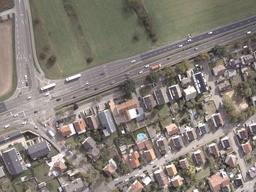
#> input picture pic/cross_2.jpg, 256 x 192 px, shrunk from 1920 x 1440 before the run
$ python difference-pic.py
#> lines starting #> are read from the running program, lines starting #| are printed output that depends on the picture
import cv2 as cv
import numpy as np


def rgb_dis(img_1, img_2, u, v, center_boundary_dist):
    # print(u, v)
    max_size = img_1.shape
    u_min = u - center_boundary_dist
    u_max = u + center_boundary_dist
    v_min = v - center_boundary_dist
    v_max = v + center_boundary_dist
    if v_min < 0:
        u_min = 0
    if v_max >= max_size[0]:
        v_max = max_size[0]-1
    if u_min < 0:
        u_min = 0
    if u_max >= max_size[1]:
        u_max = max_size[1]-1
    array_img_1 = np.int32(img_1)
    array_img_2 = np.int32(img_2)
    sum_b_1 = np.sum(array_img_1[v_min:v_max + 1, u_min:u_max + 1, 0])
    sum_b_2 = np.sum(array_img_2[v_min:v_max + 1, u_min:u_max + 1, 0])
    sum_g_1 = np.sum(array_img_1[v_min:v_max + 1, u_min:u_max + 1, 1])
    sum_g_2 = np.sum(array_img_2[v_min:v_max + 1, u_min:u_max + 1, 1])
    sum_r_1 = np.sum(array_img_1[v_min:v_max + 1, u_min:u_max + 1, 2])
    sum_r_2 = np.sum(array_img_2[v_min:v_max + 1, u_min:u_max + 1, 2])
    diff_b = float(sum_b_1 - sum_b_2) / ((u_max - u_min + 1) * (v_max - v_min + 1))
    diff_g = float(sum_g_1 - sum_g_2) / ((u_max - u_min + 1) * (v_max - v_min + 1))
    diff_r = float(sum_r_1 - sum_r_2) / ((u_max - u_min + 1) * (v_max - v_min + 1))
    # diff_b = int(img_1[v][u][0]) - int(img_2[v][u][0])
    # diff_g = int(img_1[v][u][1]) - int(img_2[v][u][1])
    # diff_r = int(img_1[v][u][2]) - int(img_2[v][u][2])
    temp = (diff_b**2 + diff_g**2 + diff_r**2) / 3
    result = np.sqrt(temp)

    return result


if __name__ == '__main__':
    pic_base = cv.imread('../pic/cross_2.jpg')
#> pic_base is the input picture: shape (192, 256, 3); mean B, G, R 117.8, 125.9, 133.2
    pic_warp = cv.imread('../pic/image/RANSAC_warped/cross_1.jpg')
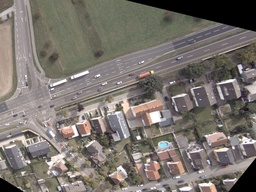
#> input picture pic/image/RANSAC_warped/cross_1.jpg, 256 x 192 px, shrunk from 1920 x 1440 before the run
#> pic_warp is the input picture: shape (192, 256, 3); mean B, G, R 109.5, 115.5, 121.9
    pic_base_pyr = []
    pic_warp_pyr = []
    pic_diff_pyr = []
    times = 3
    tmp_pic_base = pic_base.copy()
    tmp_pic_warp = pic_warp.copy()
    tmp_pic_diff = pic_base.copy()
    for i in range(times):
        # tmp_pic_1 = cv.pyrDown(tmp_pic_1)
        # tmp_pic_2 = cv.pyrDown(tmp_pic_2)
        pic_base_pyr.append(tmp_pic_base)
        pic_warp_pyr.append(tmp_pic_warp)
        size_pic = tmp_pic_base.shape
        u_max = size_pic[1]
        v_max = size_pic[0]
        cen_bon_dist = 8
        for j in range(0, v_max, cen_bon_dist + 1):
            for k in range(0, u_max, cen_bon_dist + 1):
                # print(j, k)
                dist = rgb_dis(pic_warp_pyr[i], pic_base_pyr[i], k, j, cen_bon_dist)
                dist = np.int32(np.round(dist))
                # print(dist)
                j_min = j - cen_bon_dist
                j_max = j + cen_bon_dist
                k_min = k - cen_bon_dist
                k_max = k + cen_bon_dist
                if j_min < 0:
                    j_min = 0
                if k_min < 0:
                    k_min = 0
                if j_max >= v_max:
                    j_max = v_max - 1
                if k_max >= u_max:
                    k_max = u_max - 1
                tmp_pic_diff[j_min:j_max+1, k_min:k_max+1] = (dist, dist, dist)
        pic_diff_pyr.append(tmp_pic_diff)

        tmp_pic_base = cv.pyrDown(tmp_pic_base)
        tmp_pic_warp = cv.pyrDown(tmp_pic_warp)
        tmp_pic_diff = cv.pyrDown(tmp_pic_diff)
        cv.imshow('pic_1' + str(i), pic_diff_pyr[i])
        cv.imwrite('../pic/image/difference_pic/center_at_cross_8pix_pyr_' + str(i) + '.jpg', pic_diff_pyr[i])
#> this loop made 3 passes
#> pass 1, `tmp_pic_base = cv.pyrDown(tmp_pic_base)`:
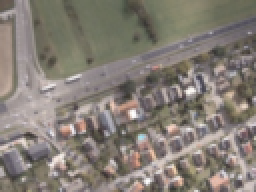
#> tmp_pic_base: shape (96, 128, 3) (shown 2 times larger); mean B, G, R 117.8, 125.9, 133.2
#> pass 1, `tmp_pic_warp = cv.pyrDown(tmp_pic_warp)`:
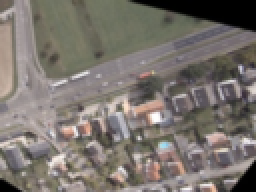
#> tmp_pic_warp: shape (96, 128, 3) (shown 2 times larger); mean B, G, R 109.5, 115.5, 121.9
#> after the loop:
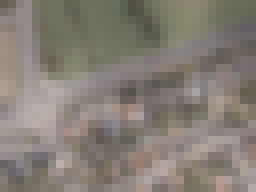
#> tmp_pic_base: shape (24, 32, 3) (shown 8 times larger); mean B, G, R 117.7, 126, 133.2
#> after the loop:
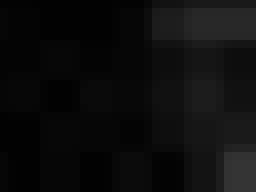
#> tmp_pic_diff: shape (24, 32, 3) (shown 8 times larger); min 1, max 52, mean 12.4
#> after the loop:
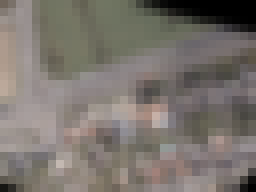
#> tmp_pic_warp: shape (24, 32, 3) (shown 8 times larger); mean B, G, R 109.4, 115.5, 121.9

    cv.waitKey(0)
